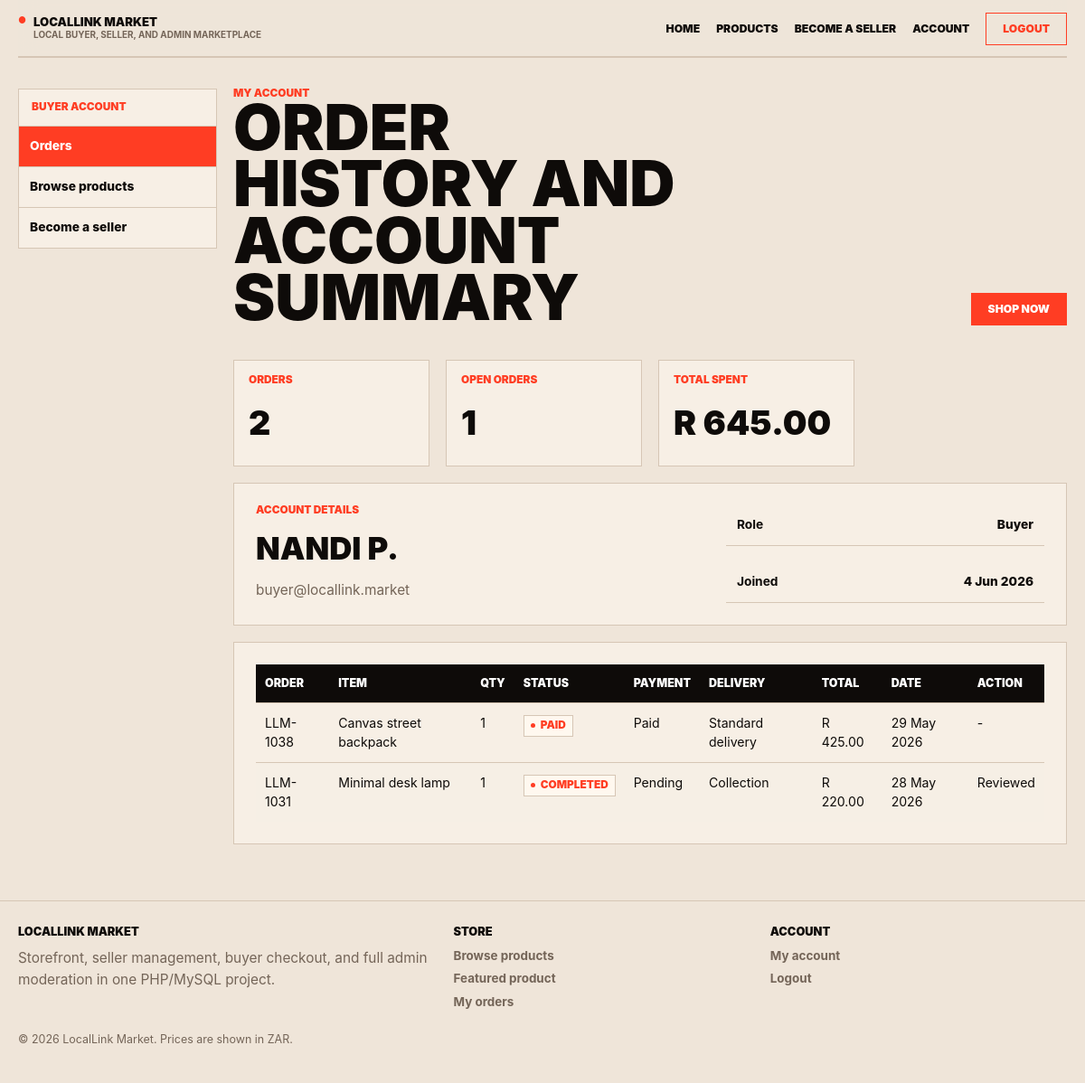
Page /buyer-dashboard.php (signed in) on the committed database.
### tables this page shows
CREATE TABLE IF NOT EXISTS users (
  id INT UNSIGNED AUTO_INCREMENT PRIMARY KEY,
  full_name VARCHAR(120) NOT NULL,
  email VARCHAR(150) NOT NULL UNIQUE,
  password_hash VARCHAR(255) NOT NULL,
  role ENUM('buyer', 'seller', 'admin') NOT NULL DEFAULT 'buyer',
  status ENUM('active', 'disabled') NOT NULL DEFAULT 'active',
  is_admin TINYINT(1) NOT NULL DEFAULT 0,
  last_login_at TIMESTAMP NULL DEFAULT NULL,
  created_at TIMESTAMP DEFAULT CURRENT_TIMESTAMP
);

CREATE TABLE IF NOT EXISTS orders (
  id INT UNSIGNED AUTO_INCREMENT PRIMARY KEY,
  order_number VARCHAR(20) NOT NULL UNIQUE,
  user_id INT UNSIGNED NOT NULL,
  seller_id INT UNSIGNED DEFAULT NULL,
  status ENUM('pending', 'paid', 'processing', 'ready', 'completed', 'cancelled') NOT NULL DEFAULT 'pending',
  payment_status ENUM('pending', 'awaiting_confirmation', 'paid', 'failed') NOT NULL DEFAULT 'pending',
  subtotal_amount DECIMAL(10,2) NOT NULL DEFAULT 0.00,
  delivery_fee DECIMAL(10,2) NOT NULL DEFAULT 0.00,
  total_amount DECIMAL(10,2) NOT NULL,
  delivery_method ENUM('collection', 'standard_delivery', 'express_delivery') NOT NULL DEFAULT 'collection',
  buyer_note TEXT DEFAULT NULL,
  created_at TIMESTAMP DEFAULT CURRENT_TIMESTAMP,
  updated_at TIMESTAMP DEFAULT CURRENT_TIMESTAMP ON UPDATE CURRENT_TIMESTAMP,
  CONSTRAINT fk_orders_user
    FOREIGN KEY (user_id) REFERENCES users(id)
    ON DELETE CASCADE,
  CONSTRAINT fk_orders_seller
    FOREIGN KEY (seller_id) REFERENCES users(id)
    ON DELETE SET NULL
);

### includes/app.php (called while the page is built, shortened)
<?php
if (!function_exists('app_normalize_path')) {
    function app_normalize_path(string $path): string
    {
        return rtrim(str_replace('\\', '/', $path), '/');
    }
}
if (!function_exists('app_base_path')) {
    function app_base_path(): string
    {
        static $basePath = null;
        if ($basePath !== null) {
            return $basePath;
        }
        $documentRoot = realpath($_SERVER['DOCUMENT_ROOT'] ?? '');
        $projectRoot = realpath(dirname(__DIR__));
        $normalizedDocumentRoot = app_normalize_path($documentRoot);
        $normalizedProjectRoot = app_normalize_path($projectRoot);
        $relativePath = substr($normalizedProjectRoot, strlen($normalizedDocumentRoot));
        $basePath = $relativePath === false ? '' : $relativePath;
        return $basePath;
    }
}
if (!function_exists('app_url')) {
    function app_url(string $path = ''): string
    {
        $normalizedPath = '/' . ltrim($path, '/');
        $basePath = app_base_path();
        return $basePath === '' ? $normalizedPath : $basePath . $normalizedPath;
    }
}
require_once __DIR__ . '/auth.php';
require_once __DIR__ . '/store.php';

### includes/store.php (called while the page is built, shortened)
<?php
function market_format_money(float $amount): string
{
    return 'R ' . number_format($amount, 2, '.', ' ');
}
function market_format_date(string $value): string
{
    $timestamp = strtotime($value);
    return $timestamp ? date('j M Y', $timestamp) : '-';
}
function market_humanize_delivery_method(string $deliveryMethod): string
{
    $labels = [
        'collection' => 'Collection',
        'standard_delivery' => 'Standard delivery',
        'express_delivery' => 'Express delivery',
    ];
    return $labels[$deliveryMethod] ?? ucfirst(str_replace('_', ' ', $deliveryMethod));
}
function market_humanize_payment_method(string $paymentMethod): string
{
    $labels = [
        'card' => 'Card',
        'eft' => 'EFT',
        'cash' => 'Cash',
    ];
    return $labels[$paymentMethod] ?? strtoupper($paymentMethod);
}
function market_humanize_order_status(string $status): string
{
    $labels = [
        'pending' => 'Pending',
        'paid' => 'Paid',
        'processing' => 'Processing',
        'ready' => 'Ready',
        'completed' => 'Completed',
        'cancelled' => 'Cancelled',
    ];
    return $labels[$status] ?? ucfirst(str_replace('_', ' ', $status));
}
function market_humanize_payment_status(string $status): string
{
    $labels = [
        'pending' => 'Pending',
        'awaiting_confirmation' => 'Awaiting confirmation',
        'paid' => 'Paid',
        'failed' => 'Failed',
    ];
    return $labels[$status] ?? ucfirst(str_replace('_', ' ', $status));
}
function market_table_has_column(string $table, string $column): bool
{
    $pdo = db_try_get_connection();
    static $cache = [];
    $cacheKey = $table . '.' . $column;
    try {
        $statement = $pdo->prepare(
            'SELECT COUNT(*)
             FROM information_schema.columns
             WHERE table_schema = DATABASE()
               AND table_name = :table_name
               AND column_name = :column_name'
        );
        $statement->execute([
            'table_name' => $table,
            'column_name' => $column,
        ]);
        $cache[$cacheKey] = (int) $statement->fetchColumn() > 0;
    } catch (Throwable $exception) {
        $cache[$cacheKey] = false;
    }
    return $cache[$cacheKey];
}
function market_users_have_column(string $column): bool
{
    return market_table_has_column('users', $column);
}
function market_normalize_role(array $user): string
{
    $role = strtolower((string) ($user['role'] ?? ''));
    return 'buyer';
}
function market_normalize_order_summary(array $row): array
{
    $statusRaw = strtolower((string) ($row['status'] ?? 'pending'));
    $paymentStatusRaw = strtolower((string) ($row['payment_status'] ?? 'pending'));
    $paymentMethodRaw = strtolower((string) ($row['payment_method'] ?? ''));
    $deliveryMethodRaw = strtolower((string) ($row['delivery_method'] ?? 'collection'));
    return [
        'id' => (int) ($row['id'] ?? 0),
        'code' => (string) ($row['order_number'] ?? ''),
        'buyer' => (string) ($row['buyer'] ?? ''),
        'seller' => (string) ($row['seller'] ?? ''),
        'item' => (string) ($row['item'] ?? 'Product'),
        'quantity' => (int) ($row['quantity'] ?? 0),
        'status' => market_humanize_order_status($statusRaw),
        'status_raw' => $statusRaw,
        'payment_status' => market_humanize_payment_status($paymentStatusRaw),
        'payment_status_raw' => $paymentStatusRaw,
        'payment_method' => market_humanize_payment_method($paymentMethodRaw),
        'payment_method_raw' => $paymentMethodRaw,
        'delivery_method' => market_humanize_delivery_method($deliveryMethodRaw),
        'delivery_method_raw' => $deliveryMethodRaw,
        'total' => market_format_money((float) ($row['total_amount'] ?? 0)),
        'raw_total' => (float) ($row['total_amount'] ?? 0),
        'placed_on' => market_format_date((string) ($row['created_at'] ?? '')),
        'created_at' => (string) ($row['created_at'] ?? ''),
        'review_id' => isset($row['review_id']) ? (int) $row['review_id'] : 0,
        'can_review' => !empty($row['can_review']),
    ];
}
function market_user_select_columns(): string
{
    $roleColumn = market_users_have_column('role')
        ? 'role'
        : "CASE WHEN is_admin = 1 THEN 'admin' ELSE 'buyer' END AS role";
    $statusColumn = market_users_have_column('status') ? 'status' : "'active' AS status";
    $lastLoginColumn = market_users_have_column('last_login_at') ? 'last_login_at' : 'NULL AS last_login_at';
    return 'id, full_name, email, password_hash, ' . $roleColumn . ', ' . $statusColumn . ', is_admin, ' . $lastLoginColumn . ', created_at';
}
function market_normalize_user(array $user): array
{
    $role = market_normalize_role($user);
    $user['role'] = $role;
    $user['is_admin'] = $role === 'admin' ? 1 : 0;
    $user['status'] = (string) ($user['status'] ?? 'active');
    return $user;
}
function market_get_user_by_id(int $userId): ?array
{
    $pdo = db_try_get_connection();
    try {
        $statement = $pdo->prepare(
            'SELECT ' . market_user_select_columns() . '
             FROM users
             WHERE id = :user_id
             LIMIT 1'
        );
        $statement->execute(['user_id' => $userId]);
        $user = $statement->fetch();
        return $user ? market_normalize_user($user) : null;
    } catch (Throwable $exception) {
        return null;
    }
}
function market_fetch_order_summaries(array $filters = [], int $limit = 0): array
{
    $pdo = db_try_get_connection();
    try {
        $conditions = ['1 = 1'];
        $params = [];
        if (!empty($filters['user_id'])) {
            $conditions[] = 'o.user_id = :user_id';
            $params['user_id'] = (int) $filters['user_id'];
        }
        $limitSql = $limit > 0 ? ' LIMIT ' . max(1, $limit) : '';
        $sql = 'SELECT o.id,
                       o.order_number,
                       buyer.full_name AS buyer,
                       COALESCE(seller.full_name, "Unassigned seller") AS seller,
                       COALESCE(GROUP_CONCAT(p.title ORDER BY oi.id SEPARATOR ", "), "Product") AS item,
                       COALESCE(SUM(oi.quantity), 0) AS quantity,
                       o.status,
                       o.payment_status,
                       COALESCE(MAX(op.payment_method), "") AS payment_method,
                       o.delivery_method,
                       o.total_amount,
                       o.created_at,
                       MAX(r.id) AS review_id,
                       MAX(CASE WHEN r.id IS NULL AND o.status = "completed" THEN 1 ELSE 0 END) AS can_review
                FROM orders o
                INNER JOIN users buyer ON buyer.id = o.user_id
                LEFT JOIN users seller ON seller.id = o.seller_id
                LEFT JOIN order_items oi ON oi.order_id = o.id
                LEFT JOIN products p ON p.id = oi.product_id
                LEFT JOIN order_payments op ON op.order_id = o.id
                LEFT JOIN reviews r ON r.order_id = o.id
                WHERE ' . implode(' AND ', $conditions) . '
                GROUP BY o.id, o.order_number, buyer.full_name, seller.full_name, o.status, o.payment_status, o.delivery_method, o.total_amount, o.created_at
                ORDER BY o.created_at DESC' . $limitSql;
        $statement = $pdo->prepare($sql);
        $statement->execute($params);
        return array_map('market_normalize_order_summary', $statement->fetchAll());
    } catch (Throwable $exception) {
        return [];
    }
}
function market_get_buyer_orders(int $userId): array
{
    return market_fetch_order_summaries(['user_id' => $userId]);
}
function market_get_buyer_stats(int $userId): array
{
    $orders = market_get_buyer_orders($userId);
    $openOrders = 0;
    $totalSpent = 0.0;
    foreach ($orders as $order) {
        if (in_array($order['status_raw'], ['pending', 'paid', 'processing', 'ready'], true)) {
            $openOrders++;
        }
        $totalSpent += (float) $order['raw_total'];
    }
    return [
        ['label' => 'Orders', 'value' => (string) count($orders)],
        ['label' => 'Open orders', 'value' => (string) $openOrders],
        ['label' => 'Total spent', 'value' => market_format_money($totalSpent)],
    ];
}

### includes/auth.php (called while the page is built, shortened)
<?php
function app_current_user(): ?array
{
    static $loaded = false;
    static $user = null;
    if ($loaded) {
        return $user;
    }
    $loaded = true;
    $user = market_get_user_by_id((int) $_SESSION['auth_user_id']);
    return $user;
}
function app_user_role(?array $user): string
{
    return market_normalize_role($user);
}
function app_user_can_login(array $user): bool
{
    return (string) ($user['status'] ?? 'active') === 'active';
}
function app_is_buyer(?array $user): bool
{
    return app_user_role($user) === 'buyer';
}
function app_require_login(): array
{
    $user = app_current_user();
    if ($user !== null) {
        return $user;
    }
}
function app_require_buyer(): array
{
    $user = app_require_login();
    if (app_is_buyer($user)) {
        return $user;
    }
}

### buyer-dashboard.php (the view, shortened to what this page needs)
<?php
require __DIR__ . '/includes/app.php';
$currentUser = app_require_buyer();
$orders = market_get_buyer_orders((int) $currentUser['id']);
$buyerStats = market_get_buyer_stats((int) $currentUser['id']);
require __DIR__ . '/includes/header.php';
?>
<section class="page section dashboard">
  <aside class="card sidebar">
    <strong>Buyer account</strong>
    <a class="is-active" href="<?php echo htmlspecialchars(app_url('buyer-dashboard.php')); ?>">Orders</a>
    <a href="<?php echo htmlspecialchars(app_url('products.php')); ?>">Browse products</a>
    <a href="<?php echo htmlspecialchars(app_url('seller-profile.php')); ?>">Become a seller</a>
  </aside>
  <div class="stack">
    <div class="section-head">
      <div>
        <p class="eyebrow">My account</p>
        <h1>Order history and account summary</h1>
      </div>
      <a class="button" href="<?php echo htmlspecialchars(app_url('products.php')); ?>">Shop now</a>
    </div>
    <div class="grid stats">
      <?php foreach ($buyerStats as $stat): ?>
        <div class="card stat-card"><span><?php echo htmlspecialchars($stat['label']); ?></span><strong><?php echo htmlspecialchars($stat['value']); ?></strong></div>
      <?php endforeach; ?>
    </div>
    <div class="card split info-card">
      <div class="stack">
        <p class="eyebrow">Account details</p>
        <h2><?php echo htmlspecialchars($currentUser['full_name']); ?></h2>
        <p><?php echo htmlspecialchars($currentUser['email']); ?></p>
      </div>
      <div class="stack">
        <div class="info-row"><strong>Role</strong><span>Buyer</span></div>
        <div class="info-row"><strong>Joined</strong><span><?php echo htmlspecialchars(market_format_date((string) ($currentUser['created_at'] ?? ''))); ?></span></div>
      </div>
    </div>
    <div class="card table-card">
      <table>
        <thead>
          <tr><th>Order</th><th>Item</th><th>Qty</th><th>Status</th><th>Payment</th><th>Delivery</th><th>Total</th><th>Date</th><th>Action</th></tr>
        </thead>
        <tbody>
          <?php if ($orders === []): ?>
            <tr><td colspan="9">No orders yet. Place your first order from the product listing page.</td></tr>
          <?php else: ?>
            <?php foreach ($orders as $order): ?>
              <tr>
                <td><?php echo htmlspecialchars($order['code']); ?></td>
                <td><?php echo htmlspecialchars($order['item']); ?></td>
                <td><?php echo (int) $order['quantity']; ?></td>
                <td><span class="badge"><?php echo htmlspecialchars($order['status']); ?></span></td>
                <td><?php echo htmlspecialchars($order['payment_status']); ?></td>
                <td><?php echo htmlspecialchars($order['delivery_method']); ?></td>
                <td><?php echo htmlspecialchars($order['total']); ?></td>
                <td><?php echo htmlspecialchars($order['placed_on']); ?></td>
                <td>
                  <?php if (!empty($order['can_review'])): ?>
                    <a href="<?php echo htmlspecialchars(app_url('review-order.php?order_id=' . (int) $order['id'])); ?>">Leave review</a>
                  <?php elseif (!empty($order['review_id'])): ?>
                    <span>Reviewed</span>
                  <?php else: ?>
                    <span>-</span>
                  <?php endif; ?>
                </td>
              </tr>
            <?php endforeach; ?>
          <?php endif; ?>
        </tbody>
      </table>
    </div>
  </div>
</section>
<?php require __DIR__ . '/includes/footer.php'; ?>

### rows in the picture
users: full_name "NANDI P.", email "buyer@locallink.market", created_at "4 Jun 2026"
orders: order_number "LLM-1038", item "Canvas street backpack", quantity "1", status "PAID", payment_status "Paid", delivery_method "Standard delivery", total "R 425.00", placed_on "29 May 2026"
orders: order_number "LLM-1031", item "Minimal desk lamp", quantity "1", status "COMPLETED", payment_status "Pending", delivery_method "Collection", total "R 220.00", placed_on "28 May 2026", shows "Reviewed"

### other values in the picture
$stat['label'] "ORDERS"
$stat['value'] "2"
$stat['label'] "OPEN ORDERS"
$stat['value'] "1"
$stat['label'] "TOTAL SPENT"
$stat['value'] "R 645.00"
